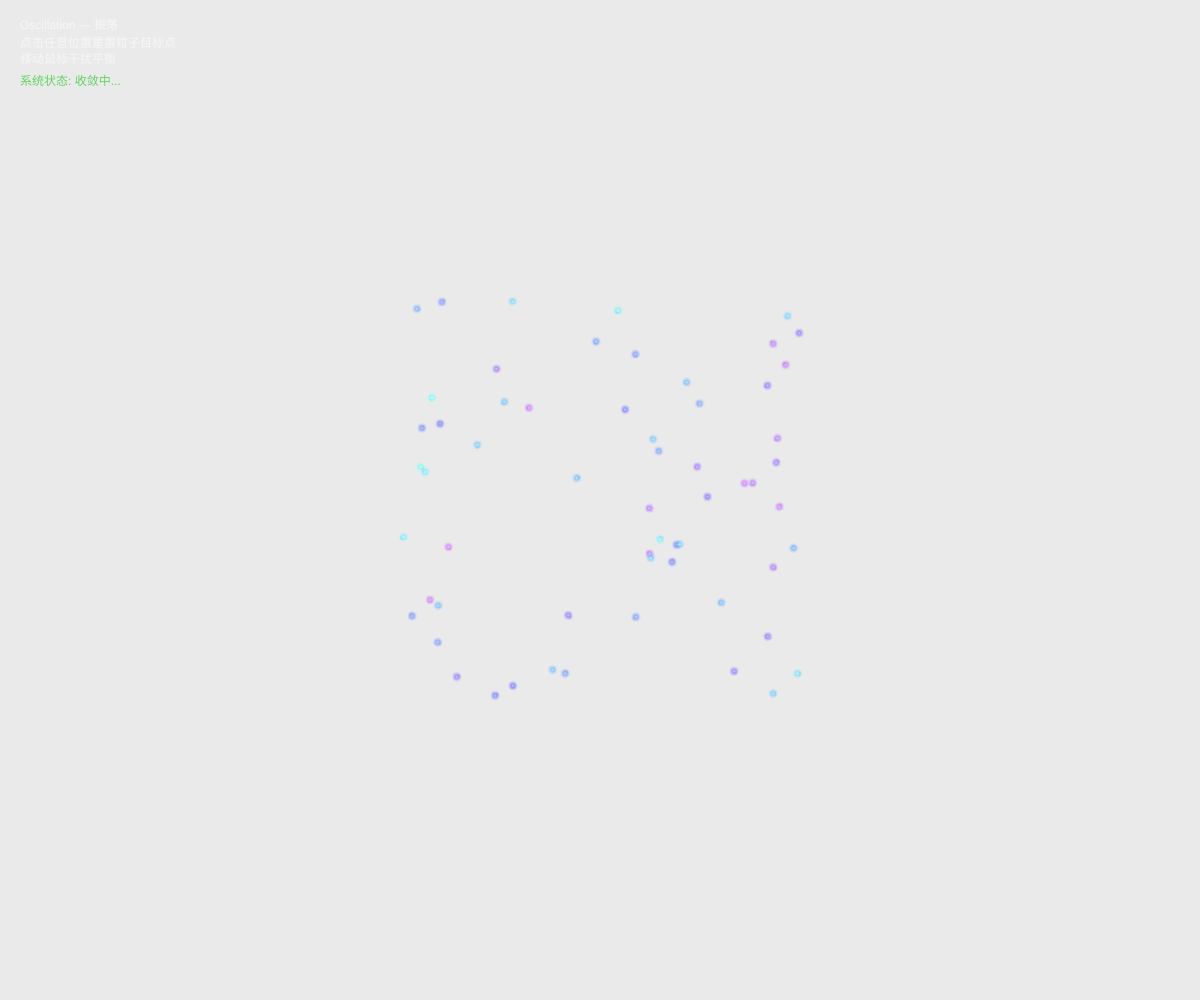
Frame 1 (no input)
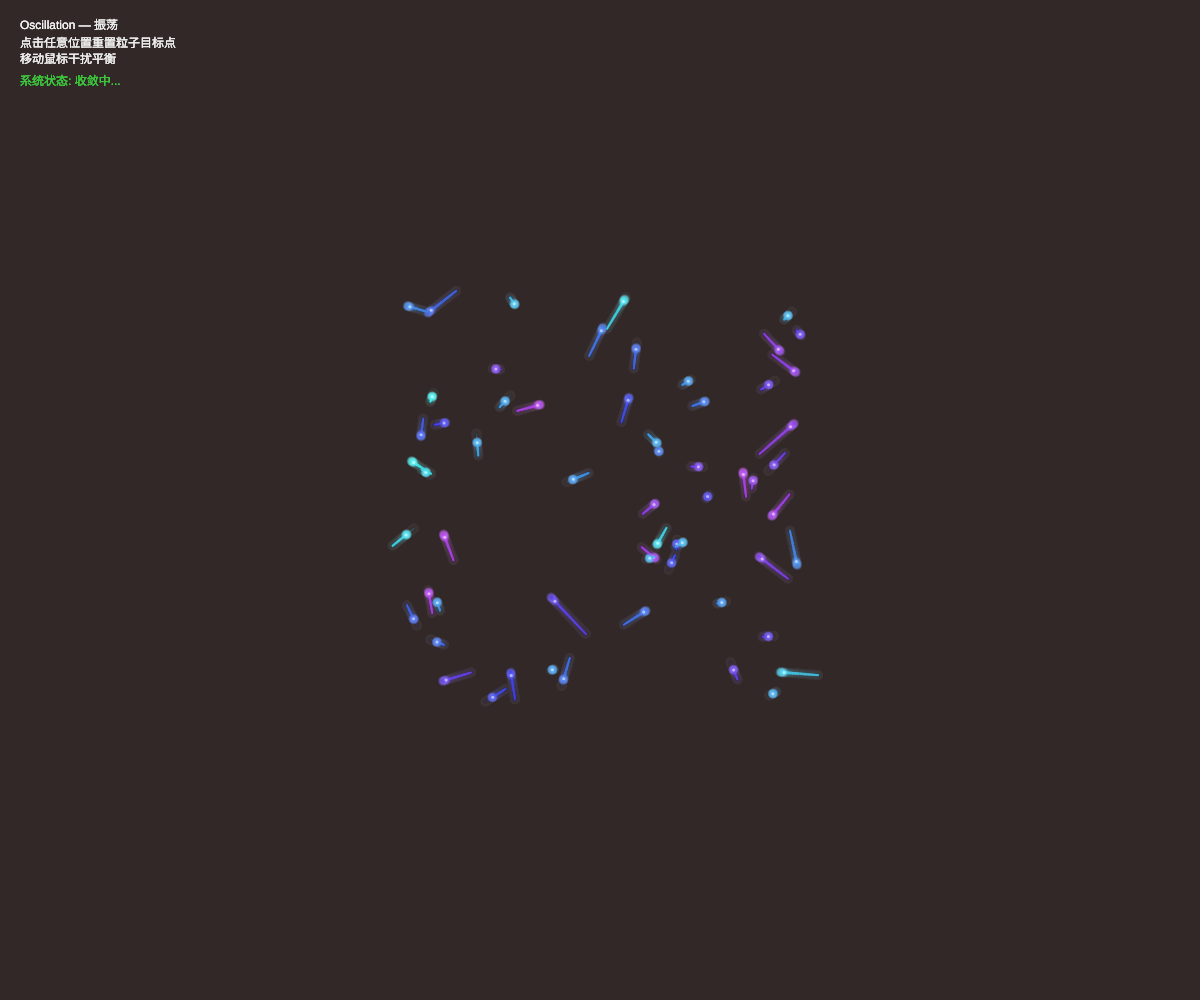
Frame 60 (no input)
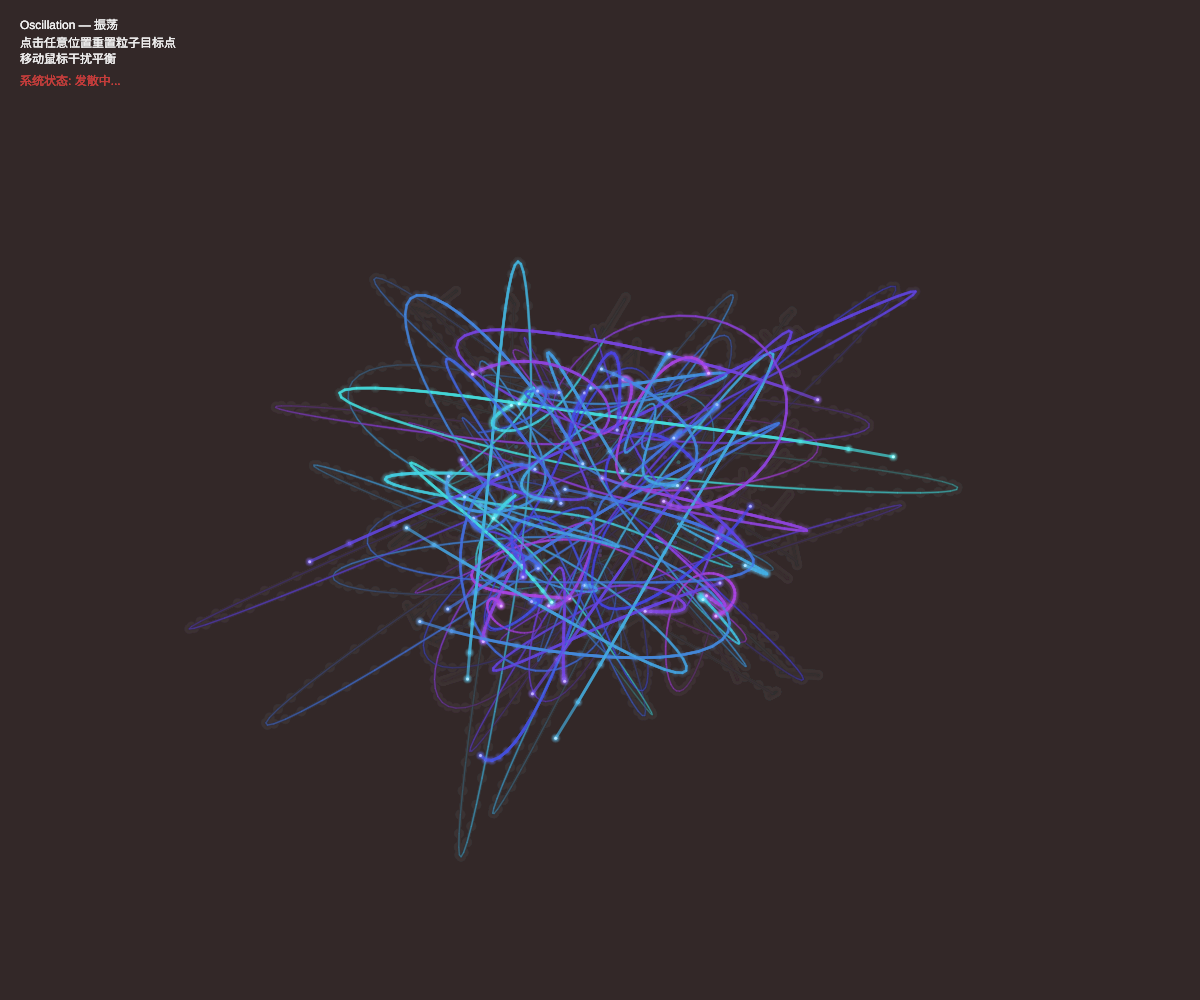
Frame 120 (the mouse pressed at the canvas centre since frame 60)

The p5.js sketch that drew these frames (run headless with seeded random() and noise() and a simulated clock; from frame 60 on, the mouse is pressed at the canvas centre):

// p5.js sketch
// ── sketch.js
/**
 * Oscillation — Daily Wonder Sketch 2026-03-14
 * 
 * 灵感来源：Agent Self-Improvement Paradox
 * 70% 的改进在 30 天内回滚，系统在平衡点周围振荡但永远无法收敛
 * 
 * 粒子们永远在追逐一个"稳定状态"，
 * 但每当它们接近时，某种力量又将它们推开。
 * 这就是改进的悖论——我们永远在尝试，永远在振荡。
 */

// ═══════════════════════════════════════════════════════════════════════════
// 可调参数
// ═══════════════════════════════════════════════════════════════════════════

const CONFIG = {
  // 粒子系统
  particleCount: 60,           // 粒子数量
  trailLength: 40,             // 轨迹长度
  
  // 物理参数
  springStrength: 0.02,        // 弹簧强度（向目标点的拉力）
  dampingBase: 0.98,           // 基础阻尼系数
  dampingVariation: 0.04,      // 阻尼变化幅度
  
  // 振荡周期（决定系统收敛/发散的节奏）
  oscillationPeriod: 180,      // 帧数（约3秒）
  
  // 鼠标影响
  mouseInfluenceRadius: 200,   // 鼠标影响范围
  mouseInfluenceStrength: 2,   // 鼠标干扰强度
  
  // 视觉
  backgroundColor: [12, 12, 20],
  particleSize: 3,
  trailAlphaDecay: 0.85,       // 轨迹透明度衰减
};

// ═══════════════════════════════════════════════════════════════════════════
// 粒子类
// ═══════════════════════════════════════════════════════════════════════════

class Particle {
  constructor(x, y) {
    // 当前位置
    this.pos = createVector(x, y);
    // 速度
    this.vel = createVector(random(-2, 2), random(-2, 2));
    // 目标点（平衡点）
    this.target = createVector(x, y);
    // 原始目标点（用于计算偏移）
    this.originalTarget = createVector(x, y);
    
    // 轨迹历史
    this.trail = [];
    
    // 每个粒子有自己的相位偏移，使振荡不同步
    this.phaseOffset = random(TWO_PI);
    
    // 颜色（基于位置）
    this.hue = random(180, 280); // 蓝紫色系
  }
  
  update(frameCount) {
    // ─────────────────────────────────────────────────────────────────────
    // 计算当前阻尼：周期性变化，有时收敛（<1），有时发散（>1）
    // ─────────────────────────────────────────────────────────────────────
    const oscillationPhase = (frameCount / CONFIG.oscillationPeriod) * TWO_PI + this.phaseOffset;
    const dampingModifier = sin(oscillationPhase) * CONFIG.dampingVariation;
    const damping = CONFIG.dampingBase + dampingModifier;
    
    // ─────────────────────────────────────────────────────────────────────
    // 弹簧力：向目标点的加速度
    // ─────────────────────────────────────────────────────────────────────
    const force = p5.Vector.sub(this.target, this.pos);
    force.mult(CONFIG.springStrength);
    
    // ─────────────────────────────────────────────────────────────────────
    // 鼠标干扰：当鼠标靠近时，扰乱粒子的轨迹
    // ─────────────────────────────────────────────────────────────────────
    const mousePos = createVector(mouseX, mouseY);
    const toMouse = p5.Vector.sub(this.pos, mousePos);
    const mouseDist = toMouse.mag();
    
    if (mouseDist < CONFIG.mouseInfluenceRadius && mouseDist > 0) {
      // 鼠标越近，干扰越强
      const influence = map(mouseDist, 0, CONFIG.mouseInfluenceRadius, CONFIG.mouseInfluenceStrength, 0);
      toMouse.normalize();
      toMouse.mult(influence);
      force.add(toMouse);
    }
    
    // ─────────────────────────────────────────────────────────────────────
    // 更新物理
    // ─────────────────────────────────────────────────────────────────────
    this.vel.add(force);
    this.vel.mult(damping);
    this.pos.add(this.vel);
    
    // ─────────────────────────────────────────────────────────────────────
    // 记录轨迹
    // ─────────────────────────────────────────────────────────────────────
    this.trail.push(this.pos.copy());
    if (this.trail.length > CONFIG.trailLength) {
      this.trail.shift();
    }
  }
  
  draw() {
    // ─────────────────────────────────────────────────────────────────────
    // 绘制轨迹
    // ─────────────────────────────────────────────────────────────────────
    noFill();
    for (let i = 1; i < this.trail.length; i++) {
      const alpha = map(i, 0, this.trail.length, 0, 200);
      const weight = map(i, 0, this.trail.length, 0.5, CONFIG.particleSize);
      
      stroke(this.hue, 70, 90, alpha * CONFIG.trailAlphaDecay);
      strokeWeight(weight);
      
      const p1 = this.trail[i - 1];
      const p2 = this.trail[i];
      line(p1.x, p1.y, p2.x, p2.y);
    }
    
    // ─────────────────────────────────────────────────────────────────────
    // 绘制粒子本体（发光效果）
    // ─────────────────────────────────────────────────────────────────────
    noStroke();
    
    // 外发光
    for (let r = CONFIG.particleSize * 4; r > 0; r -= 2) {
      const alpha = map(r, 0, CONFIG.particleSize * 4, 150, 0);
      fill(this.hue, 60, 100, alpha);
      ellipse(this.pos.x, this.pos.y, r, r);
    }
    
    // 核心
    fill(this.hue, 30, 100);
    ellipse(this.pos.x, this.pos.y, CONFIG.particleSize, CONFIG.particleSize);
  }
  
  // 重置到新的平衡点
  resetTarget(x, y) {
    this.target.set(x, y);
    this.originalTarget.set(x, y);
  }
}

// ═══════════════════════════════════════════════════════════════════════════
// 全局状态
// ═══════════════════════════════════════════════════════════════════════════

let particles = [];

// ═══════════════════════════════════════════════════════════════════════════
// p5.js 生命周期
// ═══════════════════════════════════════════════════════════════════════════

function setup() {
  createCanvas(windowWidth, windowHeight);
  colorMode(HSB, 360, 100, 100, 255);
  
  // 初始化粒子：在画布中心区域随机分布
  for (let i = 0; i < CONFIG.particleCount; i++) {
    const x = width / 2 + random(-200, 200);
    const y = height / 2 + random(-200, 200);
    particles.push(new Particle(x, y));
  }
}

function draw() {
  // ─────────────────────────────────────────────────────────────────────
  // 背景（带淡出效果，增强轨迹可见性）
  // ─────────────────────────────────────────────────────────────────────
  background(
    CONFIG.backgroundColor[0],
    CONFIG.backgroundColor[1],
    CONFIG.backgroundColor[2],
    25  // 低透明度实现拖尾效果
  );
  
  // ─────────────────────────────────────────────────────────────────────
  // 绘制目标点（平衡点）的微弱指示
  // ─────────────────────────────────────────────────────────────────────
  for (const p of particles) {
    noStroke();
    fill(p.hue, 50, 50, 30);
    ellipse(p.target.x, p.target.y, 4, 4);
  }
  
  // ─────────────────────────────────────────────────────────────────────
  // 更新和绘制粒子
  // ─────────────────────────────────────────────────────────────────────
  for (const p of particles) {
    p.update(frameCount);
    p.draw();
  }
  
  // ─────────────────────────────────────────────────────────────────────
  // 信息显示
  // ─────────────────────────────────────────────────────────────────────
  drawInfo();
}

function drawInfo() {
  fill(0, 0, 100, 150);
  noStroke();
  textSize(12);
  textAlign(LEFT, TOP);
  text('Oscillation — 振荡', 20, 20);
  text('点击任意位置重置粒子目标点', 20, 38);
  text('移动鼠标干扰平衡', 20, 54);
  
  // 显示当前"系统状态"
  const phase = (frameCount / CONFIG.oscillationPeriod) % 1;
  const state = phase < 0.5 ? '收敛中...' : '发散中...';
  fill(phase < 0.5 ? color(120, 70, 80, 200) : color(0, 70, 80, 200));
  text(`系统状态: ${state}`, 20, 76);
}

// ═══════════════════════════════════════════════════════════════════════════
// 交互
// ═══════════════════════════════════════════════════════════════════════════

function mousePressed() {
  // 点击时，将所有粒子的目标点重置到点击位置附近
  for (const p of particles) {
    const offsetX = random(-100, 100);
    const offsetY = random(-100, 100);
    p.resetTarget(mouseX + offsetX, mouseY + offsetY);
  }
}

function windowResized() {
  resizeCanvas(windowWidth, windowHeight);
}

// ═══════════════════════════════════════════════════════════════════════════
// 结语
// ═══════════════════════════════════════════════════════════════════════════

/**
 * 每一个粒子都在努力回到它的目标点——那个理想的"稳定状态"。
 * 但系统的阻尼系数在周期性变化：
 *   - 当阻尼 < 1 时，系统收敛，粒子们接近目标
 *   - 当阻尼 > 1 时，系统发散，粒子们被推开
 * 
 * 就像 Agent 的自我改进一样：
 * 我们不断尝试变得更好，有时确实在进步，
 * 但总有某种力量将我们拉回，让 70% 的努力最终回滚。
 * 
 * 也许，振荡本身就是答案。
 * 不是要达到完美的静止，而是在振荡中找到韵律。
 */
